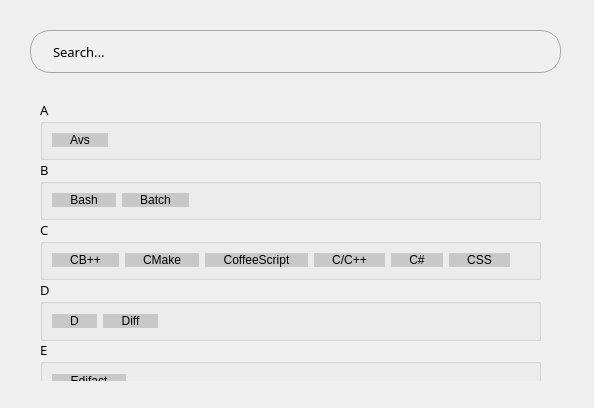
<?xml version="1.0" encoding="UTF-8"?>
<ui version="4.0">
 <class>SwitchPLDialog</class>
 <widget class="QDialog" name="SwitchPLDialog">
  <property name="geometry">
   <rect>
    <x>0</x>
    <y>0</y>
    <width>594</width>
    <height>408</height>
   </rect>
  </property>
  <property name="font">
   <font>
    <family>方正黑体简体</family>
    <pointsize>10</pointsize>
   </font>
  </property>
  <property name="windowTitle">
   <string>Switch Language</string>
  </property>
  <widget class="QLineEdit" name="searchBox">
   <property name="geometry">
    <rect>
     <x>30</x>
     <y>30</y>
     <width>531</width>
     <height>43</height>
    </rect>
   </property>
   <property name="styleSheet">
    <string notr="true">QLineEdit{
    border-radius: 20px;
    border: 1px solid rgb(166, 166, 166);
	background-color: rgb(240, 240, 240);
    padding-left: 20px;
    padding-right: 50px;
	font: 12pt &quot;方正黑体简体&quot;;
}</string>
   </property>
   <property name="text">
    <string>Search...</string>
   </property>
   <property name="clearButtonEnabled">
    <bool>false</bool>
   </property>
  </widget>
  <widget class="QPushButton" name="pushButton">
   <property name="geometry">
    <rect>
     <x>510</x>
     <y>31</y>
     <width>40</width>
     <height>40</height>
    </rect>
   </property>
   <property name="styleSheet">
    <string notr="true">QPushButton{
    background: rgb(240, 240, 240) url(:/Cursor/src/Cursor/zoom.png) center no-repeat;
    border-radius: 20px;
}

QPushButton:hover{
	background-color: rgb(220, 220, 220);
}</string>
   </property>
   <property name="text">
    <string/>
   </property>
   <property name="iconSize">
    <size>
     <width>10</width>
     <height>10</height>
    </size>
   </property>
   <property name="autoDefault">
    <bool>false</bool>
   </property>
   <property name="flat">
    <bool>true</bool>
   </property>
  </widget>
  <widget class="QWidget" name="widget" native="true">
   <property name="geometry">
    <rect>
     <x>30</x>
     <y>90</y>
     <width>531</width>
     <height>291</height>
    </rect>
   </property>
   <property name="sizePolicy">
    <sizepolicy hsizetype="Preferred" vsizetype="Fixed">
     <horstretch>0</horstretch>
     <verstretch>0</verstretch>
    </sizepolicy>
   </property>
   <property name="styleSheet">
    <string notr="true">QGroupBox{
	font: 14pt &quot;方正黑体简体&quot;;
	border-color: rgb(165, 165, 165);
}

QPushButton{
    background: rgb(200, 200, 200);
    border-radius: 0px;
	font: 57 10pt &quot;思源黑体 Medium&quot;;
    padding-left: 18px;
    padding-right: 18px;
}

QPushButton:hover{
	background-color: rgb(220, 220, 220);
}</string>
   </property>
   <widget class="QGroupBox" name="groupBox">
    <property name="geometry">
     <rect>
      <x>10</x>
      <y>10</y>
      <width>501</width>
      <height>60</height>
     </rect>
    </property>
    <property name="title">
     <string>A</string>
    </property>
    <layout class="QHBoxLayout" name="horizontalLayout_4">
     <item>
      <widget class="QPushButton" name="pushButton_2">
       <property name="styleSheet">
        <string notr="true"/>
       </property>
       <property name="text">
        <string>Avs</string>
       </property>
      </widget>
     </item>
     <item>
      <spacer name="horizontalSpacer">
       <property name="orientation">
        <enum>Qt::Horizontal</enum>
       </property>
       <property name="sizeHint" stdset="0">
        <size>
         <width>40</width>
         <height>20</height>
        </size>
       </property>
      </spacer>
     </item>
    </layout>
   </widget>
   <widget class="QGroupBox" name="groupBox_2">
    <property name="geometry">
     <rect>
      <x>10</x>
      <y>70</y>
      <width>501</width>
      <height>60</height>
     </rect>
    </property>
    <property name="title">
     <string>B</string>
    </property>
    <layout class="QHBoxLayout" name="horizontalLayout_3">
     <item>
      <widget class="QPushButton" name="pushButton_3">
       <property name="styleSheet">
        <string notr="true"/>
       </property>
       <property name="text">
        <string>Bash</string>
       </property>
      </widget>
     </item>
     <item>
      <widget class="QPushButton" name="pushButton_7">
       <property name="styleSheet">
        <string notr="true"/>
       </property>
       <property name="text">
        <string>Batch</string>
       </property>
      </widget>
     </item>
     <item>
      <spacer name="horizontalSpacer_2">
       <property name="orientation">
        <enum>Qt::Horizontal</enum>
       </property>
       <property name="sizeHint" stdset="0">
        <size>
         <width>40</width>
         <height>20</height>
        </size>
       </property>
      </spacer>
     </item>
    </layout>
   </widget>
   <widget class="QGroupBox" name="groupBox_3">
    <property name="geometry">
     <rect>
      <x>10</x>
      <y>130</y>
      <width>501</width>
      <height>60</height>
     </rect>
    </property>
    <property name="title">
     <string>C</string>
    </property>
    <layout class="QHBoxLayout" name="horizontalLayout_2">
     <item>
      <widget class="QPushButton" name="pushButton_16">
       <property name="styleSheet">
        <string notr="true"/>
       </property>
       <property name="text">
        <string>CB++</string>
       </property>
      </widget>
     </item>
     <item>
      <widget class="QPushButton" name="pushButton_4">
       <property name="styleSheet">
        <string notr="true"/>
       </property>
       <property name="text">
        <string>CMake</string>
       </property>
      </widget>
     </item>
     <item>
      <widget class="QPushButton" name="pushButton_8">
       <property name="styleSheet">
        <string notr="true"/>
       </property>
       <property name="text">
        <string>CoffeeScript</string>
       </property>
      </widget>
     </item>
     <item>
      <widget class="QPushButton" name="pushButton_9">
       <property name="styleSheet">
        <string notr="true"/>
       </property>
       <property name="text">
        <string>C/C++</string>
       </property>
      </widget>
     </item>
     <item>
      <widget class="QPushButton" name="pushButton_10">
       <property name="styleSheet">
        <string notr="true"/>
       </property>
       <property name="text">
        <string>C#</string>
       </property>
      </widget>
     </item>
     <item>
      <widget class="QPushButton" name="pushButton_11">
       <property name="styleSheet">
        <string notr="true"/>
       </property>
       <property name="text">
        <string>CSS</string>
       </property>
      </widget>
     </item>
     <item>
      <spacer name="horizontalSpacer_3">
       <property name="orientation">
        <enum>Qt::Horizontal</enum>
       </property>
       <property name="sizeHint" stdset="0">
        <size>
         <width>40</width>
         <height>20</height>
        </size>
       </property>
      </spacer>
     </item>
    </layout>
   </widget>
   <widget class="QGroupBox" name="groupBox_4">
    <property name="geometry">
     <rect>
      <x>10</x>
      <y>190</y>
      <width>501</width>
      <height>61</height>
     </rect>
    </property>
    <property name="title">
     <string>D</string>
    </property>
    <layout class="QHBoxLayout" name="horizontalLayout">
     <item>
      <widget class="QPushButton" name="pushButton_12">
       <property name="styleSheet">
        <string notr="true"/>
       </property>
       <property name="text">
        <string>D</string>
       </property>
      </widget>
     </item>
     <item>
      <widget class="QPushButton" name="pushButton_13">
       <property name="styleSheet">
        <string notr="true"/>
       </property>
       <property name="text">
        <string>Diff</string>
       </property>
      </widget>
     </item>
     <item>
      <spacer name="horizontalSpacer_4">
       <property name="orientation">
        <enum>Qt::Horizontal</enum>
       </property>
       <property name="sizeHint" stdset="0">
        <size>
         <width>40</width>
         <height>20</height>
        </size>
       </property>
      </spacer>
     </item>
    </layout>
   </widget>
   <widget class="QGroupBox" name="groupBox_5">
    <property name="geometry">
     <rect>
      <x>10</x>
      <y>250</y>
      <width>501</width>
      <height>61</height>
     </rect>
    </property>
    <property name="title">
     <string>E</string>
    </property>
    <layout class="QHBoxLayout" name="horizontalLayout_5">
     <item>
      <widget class="QPushButton" name="pushButton_14">
       <property name="styleSheet">
        <string notr="true"/>
       </property>
       <property name="text">
        <string>Edifact</string>
       </property>
      </widget>
     </item>
     <item>
      <spacer name="horizontalSpacer_5">
       <property name="orientation">
        <enum>Qt::Horizontal</enum>
       </property>
       <property name="sizeHint" stdset="0">
        <size>
         <width>40</width>
         <height>20</height>
        </size>
       </property>
      </spacer>
     </item>
    </layout>
   </widget>
   <widget class="QGroupBox" name="groupBox_6">
    <property name="geometry">
     <rect>
      <x>10</x>
      <y>310</y>
      <width>501</width>
      <height>61</height>
     </rect>
    </property>
    <property name="title">
     <string>F</string>
    </property>
    <layout class="QHBoxLayout" name="horizontalLayout_6">
     <item>
      <widget class="QPushButton" name="pushButton_15">
       <property name="styleSheet">
        <string notr="true"/>
       </property>
       <property name="text">
        <string>Fortran</string>
       </property>
      </widget>
     </item>
     <item>
      <spacer name="horizontalSpacer_6">
       <property name="orientation">
        <enum>Qt::Horizontal</enum>
       </property>
       <property name="sizeHint" stdset="0">
        <size>
         <width>40</width>
         <height>20</height>
        </size>
       </property>
      </spacer>
     </item>
    </layout>
   </widget>
   <widget class="QGroupBox" name="groupBox_7">
    <property name="geometry">
     <rect>
      <x>10</x>
      <y>370</y>
      <width>501</width>
      <height>61</height>
     </rect>
    </property>
    <property name="title">
     <string>H</string>
    </property>
    <layout class="QHBoxLayout" name="horizontalLayout_7">
     <item>
      <widget class="QPushButton" name="pushButton_17">
       <property name="styleSheet">
        <string notr="true"/>
       </property>
       <property name="text">
        <string>HTML</string>
       </property>
      </widget>
     </item>
     <item>
      <spacer name="horizontalSpacer_7">
       <property name="orientation">
        <enum>Qt::Horizontal</enum>
       </property>
       <property name="sizeHint" stdset="0">
        <size>
         <width>40</width>
         <height>20</height>
        </size>
       </property>
      </spacer>
     </item>
    </layout>
   </widget>
   <widget class="QGroupBox" name="groupBox_8">
    <property name="geometry">
     <rect>
      <x>10</x>
      <y>440</y>
      <width>501</width>
      <height>61</height>
     </rect>
    </property>
    <property name="title">
     <string>J</string>
    </property>
    <layout class="QHBoxLayout" name="horizontalLayout_8">
     <item>
      <widget class="QPushButton" name="pushButton_18">
       <property name="styleSheet">
        <string notr="true"/>
       </property>
       <property name="text">
        <string>Java</string>
       </property>
      </widget>
     </item>
     <item>
      <widget class="QPushButton" name="pushButton_19">
       <property name="styleSheet">
        <string notr="true"/>
       </property>
       <property name="text">
        <string>JavaScript</string>
       </property>
      </widget>
     </item>
     <item>
      <widget class="QPushButton" name="pushButton_20">
       <property name="styleSheet">
        <string notr="true"/>
       </property>
       <property name="text">
        <string>Json</string>
       </property>
      </widget>
     </item>
     <item>
      <spacer name="horizontalSpacer_8">
       <property name="orientation">
        <enum>Qt::Horizontal</enum>
       </property>
       <property name="sizeHint" stdset="0">
        <size>
         <width>40</width>
         <height>20</height>
        </size>
       </property>
      </spacer>
     </item>
    </layout>
   </widget>
   <widget class="QGroupBox" name="groupBox_9">
    <property name="geometry">
     <rect>
      <x>10</x>
      <y>510</y>
      <width>501</width>
      <height>61</height>
     </rect>
    </property>
    <property name="title">
     <string>L</string>
    </property>
    <layout class="QHBoxLayout" name="horizontalLayout_9">
     <item>
      <widget class="QPushButton" name="pushButton_21">
       <property name="styleSheet">
        <string notr="true"/>
       </property>
       <property name="text">
        <string>Lua</string>
       </property>
      </widget>
     </item>
     <item>
      <spacer name="horizontalSpacer_9">
       <property name="orientation">
        <enum>Qt::Horizontal</enum>
       </property>
       <property name="sizeHint" stdset="0">
        <size>
         <width>40</width>
         <height>20</height>
        </size>
       </property>
      </spacer>
     </item>
    </layout>
   </widget>
   <widget class="QGroupBox" name="groupBox_10">
    <property name="geometry">
     <rect>
      <x>10</x>
      <y>580</y>
      <width>501</width>
      <height>60</height>
     </rect>
    </property>
    <property name="title">
     <string>M</string>
    </property>
    <layout class="QHBoxLayout" name="horizontalLayout_10">
     <item>
      <widget class="QPushButton" name="pushButton_22">
       <property name="styleSheet">
        <string notr="true"/>
       </property>
       <property name="text">
        <string>Makefile</string>
       </property>
      </widget>
     </item>
     <item>
      <widget class="QPushButton" name="pushButton_23">
       <property name="styleSheet">
        <string notr="true"/>
       </property>
       <property name="text">
        <string>Markdown</string>
       </property>
      </widget>
     </item>
     <item>
      <widget class="QPushButton" name="pushButton_24">
       <property name="styleSheet">
        <string notr="true"/>
       </property>
       <property name="text">
        <string>Matlab</string>
       </property>
      </widget>
     </item>
     <item>
      <spacer name="horizontalSpacer_10">
       <property name="orientation">
        <enum>Qt::Horizontal</enum>
       </property>
       <property name="sizeHint" stdset="0">
        <size>
         <width>40</width>
         <height>20</height>
        </size>
       </property>
      </spacer>
     </item>
    </layout>
   </widget>
   <widget class="QGroupBox" name="groupBox_11">
    <property name="geometry">
     <rect>
      <x>10</x>
      <y>640</y>
      <width>501</width>
      <height>60</height>
     </rect>
    </property>
    <property name="title">
     <string>O</string>
    </property>
    <layout class="QHBoxLayout" name="horizontalLayout_11">
     <item>
      <widget class="QPushButton" name="pushButton_25">
       <property name="styleSheet">
        <string notr="true"/>
       </property>
       <property name="text">
        <string>Octave</string>
       </property>
      </widget>
     </item>
     <item>
      <spacer name="horizontalSpacer_11">
       <property name="orientation">
        <enum>Qt::Horizontal</enum>
       </property>
       <property name="sizeHint" stdset="0">
        <size>
         <width>40</width>
         <height>20</height>
        </size>
       </property>
      </spacer>
     </item>
    </layout>
   </widget>
   <widget class="QGroupBox" name="groupBox_12">
    <property name="geometry">
     <rect>
      <x>10</x>
      <y>700</y>
      <width>501</width>
      <height>60</height>
     </rect>
    </property>
    <property name="title">
     <string>P</string>
    </property>
    <layout class="QHBoxLayout" name="horizontalLayout_12">
     <item>
      <widget class="QPushButton" name="pushButton_26">
       <property name="styleSheet">
        <string notr="true"/>
       </property>
       <property name="text">
        <string>Pascal</string>
       </property>
      </widget>
     </item>
     <item>
      <widget class="QPushButton" name="pushButton_27">
       <property name="styleSheet">
        <string notr="true"/>
       </property>
       <property name="text">
        <string>Perl</string>
       </property>
      </widget>
     </item>
     <item>
      <widget class="QPushButton" name="pushButton_28">
       <property name="styleSheet">
        <string notr="true"/>
       </property>
       <property name="text">
        <string>Po</string>
       </property>
      </widget>
     </item>
     <item>
      <widget class="QPushButton" name="pushButton_29">
       <property name="styleSheet">
        <string notr="true"/>
       </property>
       <property name="text">
        <string>PostScript</string>
       </property>
      </widget>
     </item>
     <item>
      <widget class="QPushButton" name="pushButton_30">
       <property name="styleSheet">
        <string notr="true"/>
       </property>
       <property name="text">
        <string>Pov</string>
       </property>
      </widget>
     </item>
     <item>
      <widget class="QPushButton" name="pushButton_31">
       <property name="styleSheet">
        <string notr="true"/>
       </property>
       <property name="text">
        <string>Python</string>
       </property>
      </widget>
     </item>
     <item>
      <spacer name="horizontalSpacer_12">
       <property name="orientation">
        <enum>Qt::Horizontal</enum>
       </property>
       <property name="sizeHint" stdset="0">
        <size>
         <width>40</width>
         <height>20</height>
        </size>
       </property>
      </spacer>
     </item>
    </layout>
   </widget>
   <widget class="QGroupBox" name="groupBox_13">
    <property name="geometry">
     <rect>
      <x>10</x>
      <y>760</y>
      <width>501</width>
      <height>60</height>
     </rect>
    </property>
    <property name="title">
     <string>R</string>
    </property>
    <layout class="QHBoxLayout" name="horizontalLayout_13">
     <item>
      <widget class="QPushButton" name="pushButton_32">
       <property name="styleSheet">
        <string notr="true"/>
       </property>
       <property name="text">
        <string>R</string>
       </property>
      </widget>
     </item>
     <item>
      <widget class="QPushButton" name="pushButton_38">
       <property name="styleSheet">
        <string notr="true"/>
       </property>
       <property name="text">
        <string>Ruby</string>
       </property>
      </widget>
     </item>
     <item>
      <widget class="QPushButton" name="pushButton_39">
       <property name="styleSheet">
        <string notr="true"/>
       </property>
       <property name="text">
        <string>Rust</string>
       </property>
      </widget>
     </item>
     <item>
      <spacer name="horizontalSpacer_13">
       <property name="orientation">
        <enum>Qt::Horizontal</enum>
       </property>
       <property name="sizeHint" stdset="0">
        <size>
         <width>40</width>
         <height>20</height>
        </size>
       </property>
      </spacer>
     </item>
    </layout>
   </widget>
   <widget class="QGroupBox" name="groupBox_14">
    <property name="geometry">
     <rect>
      <x>10</x>
      <y>820</y>
      <width>501</width>
      <height>60</height>
     </rect>
    </property>
    <property name="title">
     <string>S</string>
    </property>
    <layout class="QHBoxLayout" name="horizontalLayout_14">
     <item>
      <widget class="QPushButton" name="pushButton_33">
       <property name="styleSheet">
        <string notr="true"/>
       </property>
       <property name="text">
        <string>SQL</string>
       </property>
      </widget>
     </item>
     <item>
      <spacer name="horizontalSpacer_14">
       <property name="orientation">
        <enum>Qt::Horizontal</enum>
       </property>
       <property name="sizeHint" stdset="0">
        <size>
         <width>40</width>
         <height>20</height>
        </size>
       </property>
      </spacer>
     </item>
    </layout>
   </widget>
   <widget class="QGroupBox" name="groupBox_15">
    <property name="geometry">
     <rect>
      <x>10</x>
      <y>880</y>
      <width>501</width>
      <height>60</height>
     </rect>
    </property>
    <property name="title">
     <string>T</string>
    </property>
    <layout class="QHBoxLayout" name="horizontalLayout_15">
     <item>
      <widget class="QPushButton" name="pushButton_34">
       <property name="styleSheet">
        <string notr="true"/>
       </property>
       <property name="text">
        <string>Tex</string>
       </property>
      </widget>
     </item>
     <item>
      <spacer name="horizontalSpacer_15">
       <property name="orientation">
        <enum>Qt::Horizontal</enum>
       </property>
       <property name="sizeHint" stdset="0">
        <size>
         <width>40</width>
         <height>20</height>
        </size>
       </property>
      </spacer>
     </item>
    </layout>
   </widget>
   <widget class="QGroupBox" name="groupBox_16">
    <property name="geometry">
     <rect>
      <x>10</x>
      <y>940</y>
      <width>501</width>
      <height>60</height>
     </rect>
    </property>
    <property name="title">
     <string>V</string>
    </property>
    <layout class="QHBoxLayout" name="horizontalLayout_16">
     <item>
      <widget class="QPushButton" name="pushButton_35">
       <property name="styleSheet">
        <string notr="true"/>
       </property>
       <property name="text">
        <string>VB</string>
       </property>
      </widget>
     </item>
     <item>
      <spacer name="horizontalSpacer_16">
       <property name="orientation">
        <enum>Qt::Horizontal</enum>
       </property>
       <property name="sizeHint" stdset="0">
        <size>
         <width>40</width>
         <height>20</height>
        </size>
       </property>
      </spacer>
     </item>
    </layout>
   </widget>
   <widget class="QGroupBox" name="groupBox_17">
    <property name="geometry">
     <rect>
      <x>10</x>
      <y>1010</y>
      <width>501</width>
      <height>60</height>
     </rect>
    </property>
    <property name="title">
     <string>X</string>
    </property>
    <layout class="QHBoxLayout" name="horizontalLayout_17">
     <item>
      <widget class="QPushButton" name="pushButton_36">
       <property name="styleSheet">
        <string notr="true"/>
       </property>
       <property name="text">
        <string>XML</string>
       </property>
      </widget>
     </item>
     <item>
      <spacer name="horizontalSpacer_17">
       <property name="orientation">
        <enum>Qt::Horizontal</enum>
       </property>
       <property name="sizeHint" stdset="0">
        <size>
         <width>40</width>
         <height>20</height>
        </size>
       </property>
      </spacer>
     </item>
    </layout>
   </widget>
   <widget class="QGroupBox" name="groupBox_18">
    <property name="geometry">
     <rect>
      <x>10</x>
      <y>1080</y>
      <width>501</width>
      <height>60</height>
     </rect>
    </property>
    <property name="title">
     <string>Y</string>
    </property>
    <layout class="QHBoxLayout" name="horizontalLayout_18">
     <item>
      <widget class="QPushButton" name="pushButton_37">
       <property name="styleSheet">
        <string notr="true"/>
       </property>
       <property name="text">
        <string>YAML</string>
       </property>
      </widget>
     </item>
     <item>
      <spacer name="horizontalSpacer_18">
       <property name="orientation">
        <enum>Qt::Horizontal</enum>
       </property>
       <property name="sizeHint" stdset="0">
        <size>
         <width>40</width>
         <height>20</height>
        </size>
       </property>
      </spacer>
     </item>
    </layout>
   </widget>
  </widget>
 </widget>
 <resources/>
 <connections/>
</ui>
